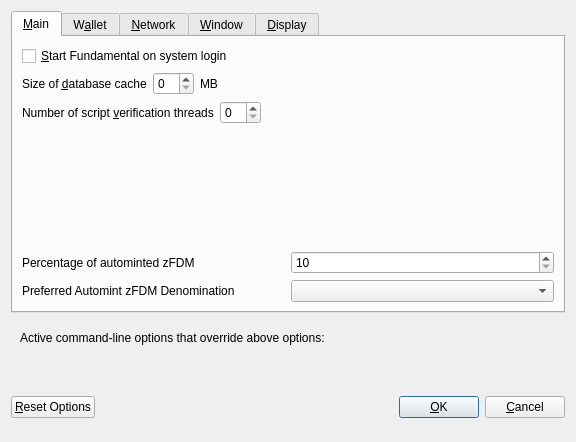
<?xml version="1.0" encoding="UTF-8"?>
<ui version="4.0">
 <class>OptionsDialog</class>
 <widget class="QDialog" name="OptionsDialog">
  <property name="geometry">
   <rect>
    <x>0</x>
    <y>0</y>
    <width>576</width>
    <height>442</height>
   </rect>
  </property>
  <property name="windowTitle">
   <string>Options</string>
  </property>
  <property name="modal">
   <bool>true</bool>
  </property>
  <layout class="QVBoxLayout" name="verticalLayout">
   <item>
    <widget class="QTabWidget" name="tabWidget">
     <property name="currentIndex">
      <number>0</number>
     </property>
     <widget class="QWidget" name="tabMain">
      <attribute name="title">
       <string>&amp;Main</string>
      </attribute>
      <layout class="QVBoxLayout" name="verticalLayout_Main">
       <item>
        <widget class="QCheckBox" name="bitcoinAtStartup">
         <property name="toolTip">
          <string>Automatically start Fundamental after logging in to the system.</string>
         </property>
         <property name="text">
          <string>&amp;Start Fundamental on system login</string>
         </property>
        </widget>
       </item>
       <item>
        <layout class="QHBoxLayout" name="horizontalLayout_2_Main">
         <item>
          <widget class="QLabel" name="databaseCacheLabel">
           <property name="text">
            <string>Size of &amp;database cache</string>
           </property>
           <property name="textFormat">
            <enum>Qt::PlainText</enum>
           </property>
           <property name="buddy">
            <cstring>databaseCache</cstring>
           </property>
          </widget>
         </item>
         <item>
          <widget class="QSpinBox" name="databaseCache"/>
         </item>
         <item>
          <widget class="QLabel" name="databaseCacheUnitLabel">
           <property name="text">
            <string>MB</string>
           </property>
           <property name="textFormat">
            <enum>Qt::PlainText</enum>
           </property>
          </widget>
         </item>
         <item>
          <spacer name="horizontalSpacer_2_Main">
           <property name="orientation">
            <enum>Qt::Horizontal</enum>
           </property>
           <property name="sizeHint" stdset="0">
            <size>
             <width>40</width>
             <height>20</height>
            </size>
           </property>
          </spacer>
         </item>
        </layout>
       </item>
       <item>
        <layout class="QHBoxLayout" name="horizontalLayout_3_Main">
         <item>
          <widget class="QLabel" name="threadsScriptVerifLabel">
           <property name="text">
            <string>Number of script &amp;verification threads</string>
           </property>
           <property name="textFormat">
            <enum>Qt::PlainText</enum>
           </property>
           <property name="buddy">
            <cstring>threadsScriptVerif</cstring>
           </property>
          </widget>
         </item>
         <item>
          <widget class="QSpinBox" name="threadsScriptVerif">
           <property name="toolTip">
            <string>(0 = auto, &lt;0 = leave that many cores free)</string>
           </property>
          </widget>
         </item>
         <item>
          <spacer name="horizontalSpacer_3_Main">
           <property name="orientation">
            <enum>Qt::Horizontal</enum>
           </property>
           <property name="sizeHint" stdset="0">
            <size>
             <width>40</width>
             <height>20</height>
            </size>
           </property>
          </spacer>
         </item>
        </layout>
       </item>
       <item>
        <spacer name="verticalSpacer_2">
         <property name="orientation">
          <enum>Qt::Vertical</enum>
         </property>
         <property name="sizeHint" stdset="0">
          <size>
           <width>20</width>
           <height>40</height>
          </size>
         </property>
        </spacer>
       </item>
       <item>
        <layout class="QHBoxLayout" name="horizontalLayout_3">
         <item>
          <widget class="QLabel" name="percentage_label">
           <property name="toolTip">
            <string>Percentage of incoming FDM which get automatically converted to zFDM via Zerocoin Protocol (min: 10%)</string>
           </property>
           <property name="text">
            <string>Percentage of autominted zFDM</string>
           </property>
          </widget>
         </item>
         <item>
          <widget class="QSpinBox" name="zeromintPercentage">
           <property name="minimum">
            <number>10</number>
           </property>
           <property name="maximum">
            <number>100</number>
           </property>
          </widget>
         </item>
        </layout>
       </item>
       <item>
        <layout class="QHBoxLayout" name="horizontalLayout" stretch="0,0">
         <property name="sizeConstraint">
          <enum>QLayout::SetFixedSize</enum>
         </property>
         <item>
          <widget class="QLabel" name="labelPreferredDenom">
           <property name="maximumSize">
            <size>
             <width>16777215</width>
             <height>16777215</height>
            </size>
           </property>
           <property name="toolTip">
            <string>Wait with automatic conversion to Zerocoin until enough FDM for this denomination is available</string>
           </property>
           <property name="text">
            <string>Preferred Automint zFDM Denomination</string>
           </property>
          </widget>
         </item>
         <item>
          <widget class="QComboBox" name="preferredDenom">
           <property name="maximumSize">
            <size>
             <width>16777215</width>
             <height>27</height>
            </size>
           </property>
           <property name="toolTip">
            <string>Wait with automatic conversion to Zerocoin until enough FDM for this denomination is available</string>
           </property>
           <property name="maxVisibleItems">
            <number>9</number>
           </property>
           <property name="maxCount">
            <number>9</number>
           </property>
          </widget>
         </item>
        </layout>
       </item>
      </layout>
     </widget>
     <widget class="QWidget" name="tabWallet">
      <attribute name="title">
       <string>W&amp;allet</string>
      </attribute>
      <layout class="QVBoxLayout" name="verticalLayout_Wallet">
       <item>
        <widget class="QGroupBox" name="groupBox">
         <property name="title">
          <string>Expert</string>
         </property>
         <layout class="QVBoxLayout" name="verticalLayout_2">
          <item>
           <widget class="QCheckBox" name="coinControlFeatures">
            <property name="toolTip">
             <string>Whether to show coin control features or not.</string>
            </property>
            <property name="text">
             <string>Enable coin &amp;control features</string>
            </property>
           </widget>
          </item>
          <item>
           <widget class="QCheckBox" name="showMasternodesTab">
            <property name="toolTip">
             <string>Show additional tab listing all your masternodes in first sub-tab&lt;br/&gt;and all masternodes on the network in second sub-tab.</string>
            </property>
            <property name="text">
             <string>Show Masternodes Tab</string>
            </property>
           </widget>
          </item>
          <item>
           <widget class="QCheckBox" name="spendZeroConfChange">
            <property name="toolTip">
             <string>If you disable the spending of unconfirmed change, the change from a transaction&lt;br/&gt;cannot be used until that transaction has at least one confirmation.&lt;br/&gt;This also affects how your balance is computed.</string>
            </property>
            <property name="text">
             <string>&amp;Spend unconfirmed change</string>
            </property>
           </widget>
          </item>
         </layout>
        </widget>
       </item>
       <item>
        <spacer name="verticalSpacer_Wallet">
         <property name="orientation">
          <enum>Qt::Vertical</enum>
         </property>
         <property name="sizeHint" stdset="0">
          <size>
           <width>20</width>
           <height>40</height>
          </size>
         </property>
        </spacer>
       </item>
      </layout>
     </widget>
     <widget class="QWidget" name="tabNetwork">
      <attribute name="title">
       <string>&amp;Network</string>
      </attribute>
      <layout class="QVBoxLayout" name="verticalLayout_Network">
       <item>
        <widget class="QCheckBox" name="mapPortUpnp">
         <property name="toolTip">
          <string>Automatically open the Fundamental client port on the router. This only works when your router supports UPnP and it is enabled.</string>
         </property>
         <property name="text">
          <string>Map port using &amp;UPnP</string>
         </property>
        </widget>
       </item>
       <item>
        <widget class="QCheckBox" name="allowIncoming">
         <property name="toolTip">
          <string>Accept connections from outside</string>
         </property>
         <property name="text">
          <string>Allow incoming connections</string>
         </property>
        </widget>
       </item>
       <item>
        <widget class="QCheckBox" name="connectSocks">
         <property name="toolTip">
          <string>Connect to the Fundamental network through a SOCKS5 proxy.</string>
         </property>
         <property name="text">
          <string>&amp;Connect through SOCKS5 proxy (default proxy):</string>
         </property>
        </widget>
       </item>
       <item>
        <layout class="QHBoxLayout" name="horizontalLayout_1_Network">
         <item>
          <widget class="QLabel" name="proxyIpLabel">
           <property name="text">
            <string>Proxy &amp;IP:</string>
           </property>
           <property name="textFormat">
            <enum>Qt::PlainText</enum>
           </property>
           <property name="buddy">
            <cstring>proxyIp</cstring>
           </property>
          </widget>
         </item>
         <item>
          <widget class="QValidatedLineEdit" name="proxyIp">
           <property name="minimumSize">
            <size>
             <width>140</width>
             <height>0</height>
            </size>
           </property>
           <property name="maximumSize">
            <size>
             <width>140</width>
             <height>16777215</height>
            </size>
           </property>
           <property name="toolTip">
            <string>IP address of the proxy (e.g. IPv4: 127.0.0.1 / IPv6: ::1)</string>
           </property>
          </widget>
         </item>
         <item>
          <widget class="QLabel" name="proxyPortLabel">
           <property name="text">
            <string>&amp;Port:</string>
           </property>
           <property name="textFormat">
            <enum>Qt::PlainText</enum>
           </property>
           <property name="buddy">
            <cstring>proxyPort</cstring>
           </property>
          </widget>
         </item>
         <item>
          <widget class="QLineEdit" name="proxyPort">
           <property name="minimumSize">
            <size>
             <width>55</width>
             <height>0</height>
            </size>
           </property>
           <property name="maximumSize">
            <size>
             <width>55</width>
             <height>16777215</height>
            </size>
           </property>
           <property name="toolTip">
            <string>Port of the proxy (e.g. 9050)</string>
           </property>
          </widget>
         </item>
         <item>
          <spacer name="horizontalSpacer_1_Network">
           <property name="orientation">
            <enum>Qt::Horizontal</enum>
           </property>
           <property name="sizeHint" stdset="0">
            <size>
             <width>40</width>
             <height>20</height>
            </size>
           </property>
          </spacer>
         </item>
        </layout>
       </item>
       <item>
        <spacer name="verticalSpacer_Network">
         <property name="orientation">
          <enum>Qt::Vertical</enum>
         </property>
         <property name="sizeHint" stdset="0">
          <size>
           <width>20</width>
           <height>40</height>
          </size>
         </property>
        </spacer>
       </item>
      </layout>
     </widget>
     <widget class="QWidget" name="tabWindow">
      <attribute name="title">
       <string>&amp;Window</string>
      </attribute>
      <layout class="QVBoxLayout" name="verticalLayout_Window">
       <item>
        <widget class="QCheckBox" name="minimizeToTray">
         <property name="toolTip">
          <string>Show only a tray icon after minimizing the window.</string>
         </property>
         <property name="text">
          <string>&amp;Minimize to the tray instead of the taskbar</string>
         </property>
        </widget>
       </item>
       <item>
        <widget class="QCheckBox" name="minimizeOnClose">
         <property name="toolTip">
          <string>Minimize instead of exit the application when the window is closed. When this option is enabled, the application will be closed only after selecting Quit in the menu.</string>
         </property>
         <property name="text">
          <string>M&amp;inimize on close</string>
         </property>
        </widget>
       </item>
       <item>
        <spacer name="verticalSpacer_Window">
         <property name="orientation">
          <enum>Qt::Vertical</enum>
         </property>
         <property name="sizeHint" stdset="0">
          <size>
           <width>20</width>
           <height>40</height>
          </size>
         </property>
        </spacer>
       </item>
      </layout>
     </widget>
     <widget class="QWidget" name="tabDisplay">
      <attribute name="title">
       <string>&amp;Display</string>
      </attribute>
      <layout class="QVBoxLayout" name="verticalLayout_Display">
       <item>
        <layout class="QHBoxLayout" name="horizontalLayout_1_Display">
         <item>
          <widget class="QLabel" name="langLabel">
           <property name="text">
            <string>User Interface &amp;language:</string>
           </property>
           <property name="textFormat">
            <enum>Qt::PlainText</enum>
           </property>
           <property name="buddy">
            <cstring>lang</cstring>
           </property>
          </widget>
         </item>
         <item>
          <widget class="QValueComboBox" name="lang">
           <property name="toolTip">
            <string>The user interface language can be set here. This setting will take effect after restarting Fundamental.</string>
           </property>
          </widget>
         </item>
        </layout>
       </item>
       <item>
        <widget class="QLabel" name="label_3">
         <property name="toolTip">
          <string notr="true"/>
         </property>
         <property name="statusTip">
          <string notr="true"/>
         </property>
         <property name="whatsThis">
          <string notr="true"/>
         </property>
         <property name="accessibleName">
          <string notr="true"/>
         </property>
         <property name="text">
          <string>Language missing or translation incomplete? Help contributing translations here:
https://www.transifex.com/fundamental-project/fundamental-project-translations</string>
         </property>
         <property name="wordWrap">
          <bool>true</bool>
         </property>
         <property name="openExternalLinks">
          <bool>true</bool>
         </property>
         <property name="textInteractionFlags">
          <set>Qt::TextBrowserInteraction</set>
         </property>
        </widget>
       </item>
       <item>
        <layout class="QHBoxLayout" name="horizontalLayout_4_Display" stretch="0,0">
         <item>
          <widget class="QLabel" name="themeLabel">
           <property name="text">
            <string>User Interface Theme:</string>
           </property>
          </widget>
         </item>
         <item>
          <widget class="QValueComboBox" name="theme"/>
         </item>
        </layout>
       </item>
       <item>
        <widget class="Line" name="line">
         <property name="orientation">
          <enum>Qt::Horizontal</enum>
         </property>
        </widget>
       </item>
       <item>
        <layout class="QHBoxLayout" name="horizontalLayout_2_Display">
         <item>
          <widget class="QLabel" name="unitLabel">
           <property name="text">
            <string>&amp;Unit to show amounts in:</string>
           </property>
           <property name="textFormat">
            <enum>Qt::PlainText</enum>
           </property>
           <property name="buddy">
            <cstring>unit</cstring>
           </property>
          </widget>
         </item>
         <item>
          <widget class="QValueComboBox" name="unit">
           <property name="toolTip">
            <string>Choose the default subdivision unit to show in the interface and when sending coins.</string>
           </property>
          </widget>
         </item>
        </layout>
       </item>
       <item>
        <layout class="QHBoxLayout" name="horizontalLayout_5_Display">
         <item>
          <widget class="QLabel" name="digitsLabel">
           <property name="text">
            <string>Decimal digits</string>
           </property>
          </widget>
         </item>
         <item>
          <widget class="QValueComboBox" name="digits"/>
         </item>
        </layout>
       </item>
       <item>
        <layout class="QHBoxLayout" name="horizontalLayout_3_Display">
         <item>
          <widget class="QLabel" name="thirdPartyTxUrlsLabel">
           <property name="toolTip">
            <string>Third party URLs (e.g. a block explorer) that appear in the transactions tab as context menu items. %s in the URL is replaced by transaction hash. Multiple URLs are separated by vertical bar |.</string>
           </property>
           <property name="text">
            <string>Third party transaction URLs</string>
           </property>
           <property name="buddy">
            <cstring>thirdPartyTxUrls</cstring>
           </property>
          </widget>
         </item>
         <item>
          <widget class="QLineEdit" name="thirdPartyTxUrls">
           <property name="toolTip">
            <string>Third party URLs (e.g. a block explorer) that appear in the transactions tab as context menu items. %s in the URL is replaced by transaction hash. Multiple URLs are separated by vertical bar |.</string>
           </property>
          </widget>
         </item>
        </layout>
       </item>
       <item>
        <spacer name="verticalSpacer">
         <property name="orientation">
          <enum>Qt::Vertical</enum>
         </property>
         <property name="sizeHint" stdset="0">
          <size>
           <width>20</width>
           <height>40</height>
          </size>
         </property>
        </spacer>
       </item>
      </layout>
     </widget>
    </widget>
   </item>
   <item>
    <widget class="QFrame" name="frame">
     <layout class="QVBoxLayout" name="verticalLayout_Bottom">
      <item>
       <layout class="QHBoxLayout" name="horizontalLayout_Bottom">
        <item>
         <widget class="QLabel" name="overriddenByCommandLineInfoLabel">
          <property name="text">
           <string>Active command-line options that override above options:</string>
          </property>
          <property name="textFormat">
           <enum>Qt::PlainText</enum>
          </property>
         </widget>
        </item>
        <item>
         <spacer name="horizontalSpacer_Bottom">
          <property name="orientation">
           <enum>Qt::Horizontal</enum>
          </property>
          <property name="sizeHint" stdset="0">
           <size>
            <width>40</width>
            <height>20</height>
           </size>
          </property>
         </spacer>
        </item>
       </layout>
      </item>
      <item>
       <widget class="QLabel" name="overriddenByCommandLineLabel">
        <property name="text">
         <string/>
        </property>
        <property name="textFormat">
         <enum>Qt::PlainText</enum>
        </property>
        <property name="wordWrap">
         <bool>true</bool>
        </property>
       </widget>
      </item>
     </layout>
    </widget>
   </item>
   <item>
    <layout class="QHBoxLayout" name="horizontalLayout_Buttons">
     <item>
      <widget class="QPushButton" name="resetButton">
       <property name="toolTip">
        <string>Reset all client options to default.</string>
       </property>
       <property name="text">
        <string>&amp;Reset Options</string>
       </property>
       <property name="autoDefault">
        <bool>false</bool>
       </property>
      </widget>
     </item>
     <item>
      <spacer name="horizontalSpacer_1">
       <property name="orientation">
        <enum>Qt::Horizontal</enum>
       </property>
       <property name="sizeHint" stdset="0">
        <size>
         <width>40</width>
         <height>48</height>
        </size>
       </property>
      </spacer>
     </item>
     <item>
      <widget class="QLabel" name="statusLabel">
       <property name="minimumSize">
        <size>
         <width>200</width>
         <height>0</height>
        </size>
       </property>
       <property name="font">
        <font>
         <weight>75</weight>
         <bold>true</bold>
        </font>
       </property>
       <property name="text">
        <string/>
       </property>
       <property name="textFormat">
        <enum>Qt::PlainText</enum>
       </property>
       <property name="wordWrap">
        <bool>true</bool>
       </property>
      </widget>
     </item>
     <item>
      <spacer name="horizontalSpacer_2">
       <property name="orientation">
        <enum>Qt::Horizontal</enum>
       </property>
       <property name="sizeHint" stdset="0">
        <size>
         <width>40</width>
         <height>48</height>
        </size>
       </property>
      </spacer>
     </item>
     <item>
      <widget class="QPushButton" name="okButton">
       <property name="text">
        <string>&amp;OK</string>
       </property>
       <property name="autoDefault">
        <bool>false</bool>
       </property>
       <property name="default">
        <bool>true</bool>
       </property>
      </widget>
     </item>
     <item>
      <widget class="QPushButton" name="cancelButton">
       <property name="text">
        <string>&amp;Cancel</string>
       </property>
       <property name="autoDefault">
        <bool>false</bool>
       </property>
      </widget>
     </item>
    </layout>
   </item>
  </layout>
 </widget>
 <customwidgets>
  <customwidget>
   <class>QValidatedLineEdit</class>
   <extends>QLineEdit</extends>
   <header>qvalidatedlineedit.h</header>
  </customwidget>
  <customwidget>
   <class>QValueComboBox</class>
   <extends>QComboBox</extends>
   <header>qvaluecombobox.h</header>
  </customwidget>
 </customwidgets>
 <resources/>
 <connections/>
</ui>
